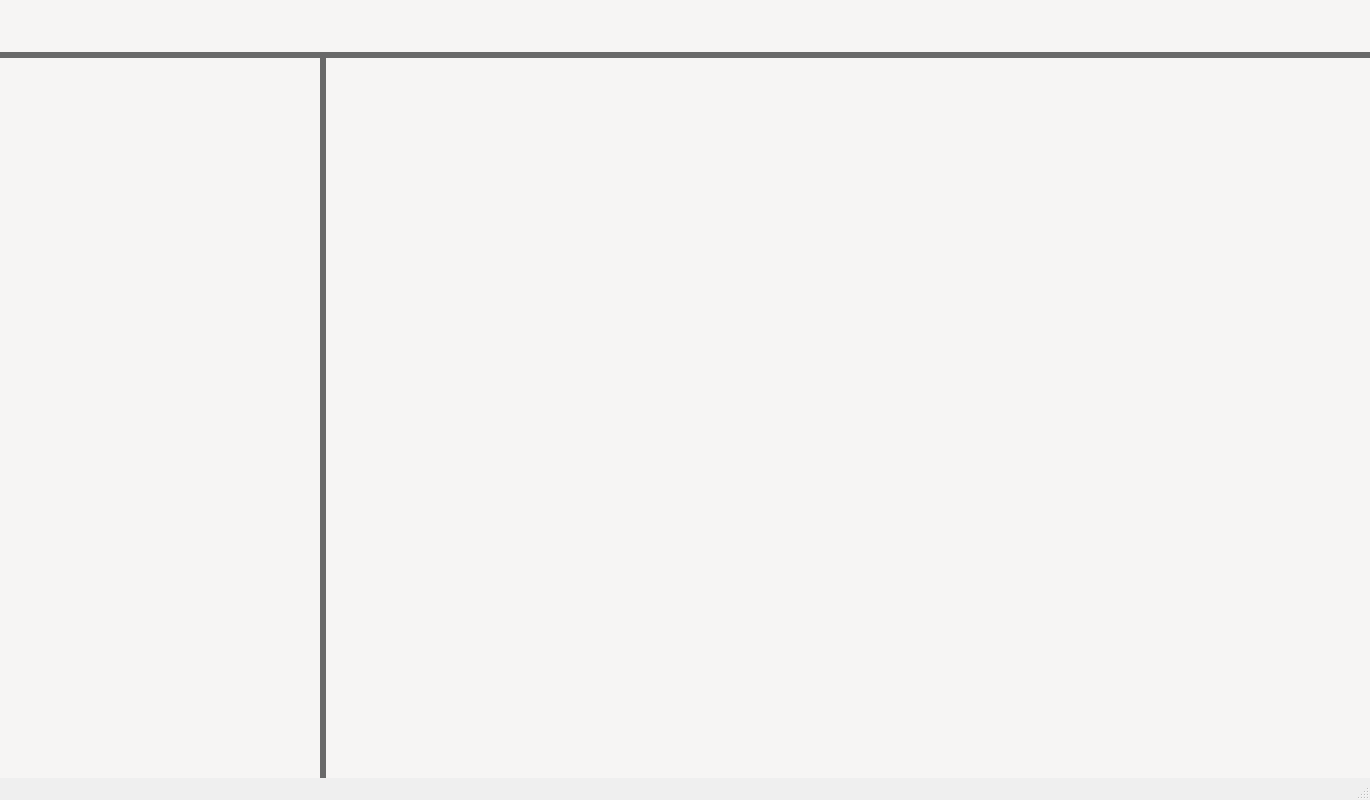
<?xml version="1.0" encoding="UTF-8"?>
<ui version="4.0">
 <class>MainWindow</class>
 <widget class="QMainWindow" name="MainWindow">
  <property name="geometry">
   <rect>
    <x>0</x>
    <y>0</y>
    <width>1370</width>
    <height>800</height>
   </rect>
  </property>
  <property name="minimumSize">
   <size>
    <width>1370</width>
    <height>800</height>
   </size>
  </property>
  <property name="windowTitle">
   <string>MainWindow</string>
  </property>
  <widget class="QWidget" name="CentralWidget">
   <property name="contextMenuPolicy">
    <enum>Qt::DefaultContextMenu</enum>
   </property>
   <property name="styleSheet">
    <string notr="true">background-color: rgb(105, 105, 105);
border-color: rgb(94, 92, 100);</string>
   </property>
   <layout class="QVBoxLayout" name="verticalLayout">
    <property name="leftMargin">
     <number>0</number>
    </property>
    <property name="topMargin">
     <number>0</number>
    </property>
    <property name="rightMargin">
     <number>0</number>
    </property>
    <property name="bottomMargin">
     <number>0</number>
    </property>
    <item>
     <widget class="QWidget" name="MenuBar" native="true">
      <property name="minimumSize">
       <size>
        <width>0</width>
        <height>52</height>
       </size>
      </property>
      <property name="maximumSize">
       <size>
        <width>16777215</width>
        <height>52</height>
       </size>
      </property>
      <property name="autoFillBackground">
       <bool>false</bool>
      </property>
      <property name="styleSheet">
       <string notr="true">background-color: rgb(246, 245, 244);
border-color: rgb(94, 92, 100);</string>
      </property>
     </widget>
    </item>
    <item>
     <layout class="QHBoxLayout" name="horizontalLayout">
      <item>
       <widget class="QStackedWidget" name="CntStackWidget">
        <property name="minimumSize">
         <size>
          <width>320</width>
          <height>0</height>
         </size>
        </property>
        <property name="maximumSize">
         <size>
          <width>320</width>
          <height>16777215</height>
         </size>
        </property>
        <property name="styleSheet">
         <string notr="true">background-color: rgb(246, 245, 244);</string>
        </property>
        <widget class="QWidget" name="ContentBar"/>
        <widget class="QWidget" name="HistogramBar"/>
       </widget>
      </item>
      <item>
       <layout class="QVBoxLayout" name="verticalLayout_2">
        <item>
         <widget class="QWidget" name="Viewer" native="true">
          <property name="minimumSize">
           <size>
            <width>1036</width>
            <height>597</height>
           </size>
          </property>
          <property name="styleSheet">
           <string notr="true">background-color: rgb(246, 245, 244);
border-color: rgb(94, 92, 100);</string>
          </property>
         </widget>
        </item>
       </layout>
      </item>
     </layout>
    </item>
   </layout>
  </widget>
  <widget class="QStatusBar" name="statusbar"/>
 </widget>
 <resources/>
 <connections/>
</ui>
